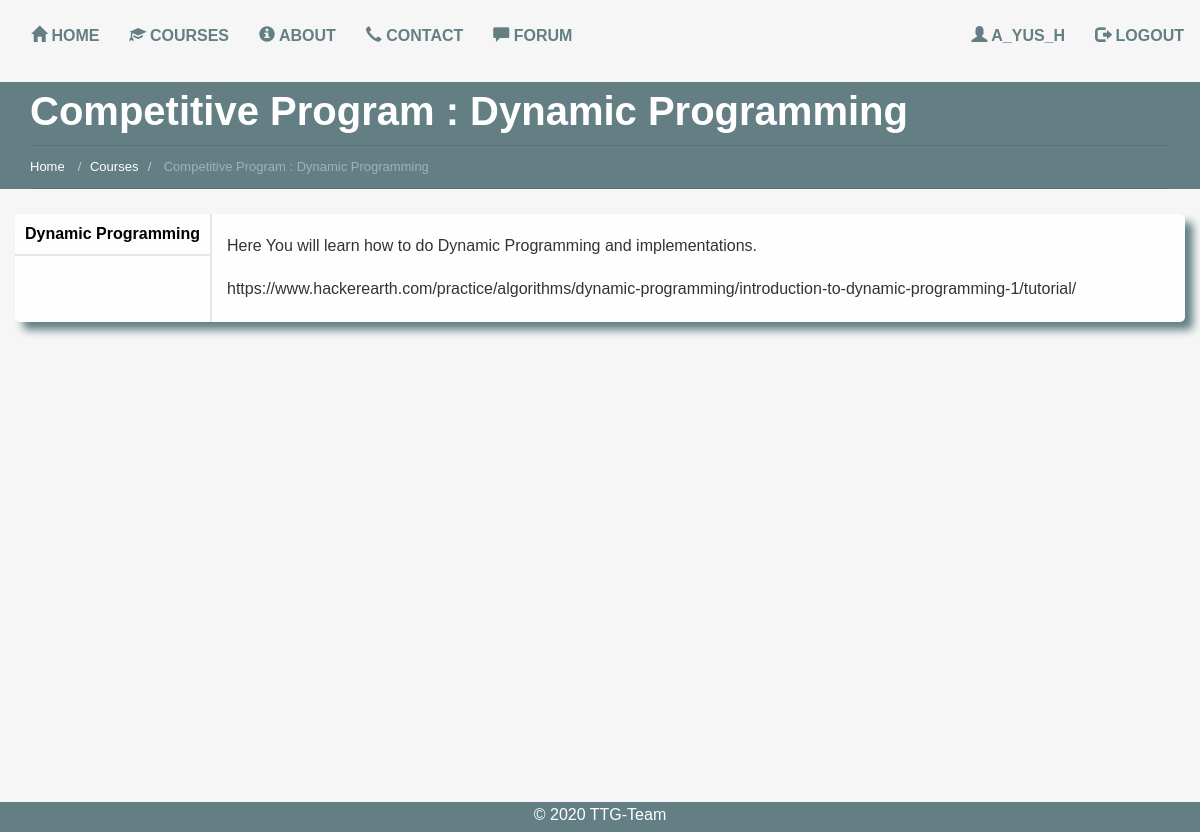
The app's page /courses/student/Competitive Program/DP/ (signed in) with its own data.
### users/models.py (models this page shows)
class UserProfile(AbstractUser):
    is_professor = models.BooleanField(default=False)
    is_site_admin = models.BooleanField(default=False)
    objects = CustomUserManager()

### courses/models.py (models this page shows, shortened)
class Chapter(models.Model):
    chapter_name = models.CharField(max_length=20)
    chapter_created_date = models.DateTimeField(auto_now_add=True)
    course = models.ForeignKey(Course, on_delete=models.CASCADE, default=1)
    slug = models.SlugField(unique=True)

class TextBlock(models.Model):
    lesson = models.TextField()
    text_block_fk = models.ForeignKey(Chapter, default=1)
    date_created = models.DateTimeField(auto_now_add=True)

class YTLink(models.Model):
    link = models.URLField(max_length=200)
    yt_link_fk = models.ForeignKey(Chapter, default=1)
    date_created = models.DateTimeField(auto_now_add=True)

### users/views.py (the view)
# urls.py: url(r'^student/(?P<course_name>[\w ]+)/(?P<slug>[\w-]+)/$', user_views.student_course,
@login_required
def student_course(request, course_name, slug=None):
    course = Course.objects.get(course_name=course_name)
    chapter_list = Chapter.objects.filter(course=course)
    chapter = Chapter.objects.get(course__course_name=course_name, slug=slug)
    text = TextBlock.objects.filter(text_block_fk=chapter)
    videos = YTLink.objects.filter(yt_link_fk=chapter)
    files = FileUpload.objects.filter(file_fk=chapter)
    user = request.user
    if user in course.students.all() or user.is_professor or user.is_site_admin or course.for_everybody:
        result_list = sorted(
            chain(text, videos, files),
            key=lambda instance: instance.date_created)
        context = {
            "course_name": course_name,
            "chapter_list": chapter_list,
            "chapter_name": chapter.chapter_name,
            "slug": chapter.slug,
            "result_list": result_list,
            "title": course_name + ' : ' + chapter.chapter_name,
        }
        return render(request, "users/student_courses.html", context)
    else:
        raise Http404

### templates/users/student_courses.html (shortened to what this page needs)
{% extends 'base.html' %}
{% load staticfiles %}
{% block content %}
  <link href="{% static 'css/sidebar.css' %}" rel="stylesheet"/>
  {% include 'breadcrumb.html' %}
  <div class="container student-course">
    <div class="row">
      <div class="col-md-2">
        {% if chapter_list %}
          <ul class="sidebar-nav">
            <li>
              {% for instance in chapter_list %}
                <a class="a-target" href="{% url 'student_course' course_name instance.slug %}">
                  {{ instance.chapter_name }}
                </a>
              {% endfor %}
            </li>
          </ul>
        {% endif %}
      </div>
      <div class="col-md-10">
        {% if result_list %}
          {% for item in result_list %}
            {% if item.link %}
              {% if 'youtube.com' in item.link %}
                <div class="course-inner-content video">
                  <iframe width="640" height="360" src="{{ item.link }}" frameborder="0" allowfullscreen></iframe>
                </div>
              {% else %}
                <div class="course-inner-content">
                {{ item.link|safe }}
                </div>
                {% endif %}
            {% elif item.lesson %}
              <div class="course-inner-content">
                {{ item.lesson|safe }}
              </div>
            {% else %}
              <div class="course-inner-content">
                <a href='{{ item.file.url }}'>{{ item.file }}</a>
              </div>
            {% endif %}
          {% endfor %}
        {% endif %}
      </div>
    </div>
  </div>
{% endblock %}

### templates/navbar.html (shortened to what this page needs)
<nav class="navbar" role="navigation">
  <div class="container-fluid">
    <div class="collapse navbar-collapse" id="mainNavBar">
      <ul class="nav navbar-nav">
        <li class="active"><a href="/"><span class="glyphicon glyphicon-home"></span> Home</a></li>
        {% if request.user.is_authenticated %}
          <li><a href="{% url 'courses' %}"><span class="glyphicon glyphicon-education"></span> Courses</a></li>
        {% else %}
          <li><a href="/"><span class="glyphicon glyphicon-education"></span> Courses</a></li>
        {% endif %}
        <li><a href="{% url 'about' %}"><span class="glyphicon glyphicon-info-sign"></span> About</a></li>
        <li><a href="{% url 'contact' %}"><span class="glyphicon glyphicon-earphone"></span> Contact</a></li>
        {% if request.user.is_authenticated %}
          <li><a href="{% url 'forum' %}"><span class="glyphicon glyphicon glyphicon-comment"></span> Forum</a></li>
        {% endif %}
      </ul>
      <ul class="nav navbar-nav navbar-right">
        {% if request.user.is_authenticated %}
          <li><a href="{% url 'profile' %}"><span class="glyphicon glyphicon-user"></span> {{ user.get_username }}</a>
          </li>
          <li><a href="/accounts/logout"><span class="glyphicon glyphicon-log-out"></span> Logout</a></li>
        {% else %}
          <li><a href="/accounts/register"><span class="glyphicon glyphicon-plus"></span> Register</a></li>
          <li><a href="/accounts/login"><span class="glyphicon glyphicon-user"></span> Login</a></li>
        {% endif %}
      </ul>
    </div>
  </div>
</nav>

### users/static_in_users/static_files/css/base.css (style rules this page uses)
html, body { font-family: 'Source Sans Pro', sans-serif; font-size: 100%; background-color: #F6F6F6; height: 100%; }
ul, ol { margin: 0; }

### users/static_in_users/static_files/css/home1.css (style rules this page uses)
ul, ol { margin: 0; }
html, body { font-family: 'Source Sans Pro', sans-serif; font-size: 100%; background-color: #F6F6F6; }
a { outline: none !important; }
@media (max-width: 1200px) { #mainNavBar { padding-left: 0; padding-right: 0; } }
#mainNavBar { margin-top: 10px; }
#mainNavBar li a { display: block; font-size: 1em; color: #637f83; -webkit-transition: all 0.3s ease; -moz-transition: all 0.3s ease; -o-transition: all 0.3s ease; transition: all 0.3s ease; text-transform: uppercase; font-weight: bold; }

### users/static_in_users/static_files/css/sidebar.css (style rules this page uses)
.sidebar-nav { padding: 0; list-style: none; }
.sidebar-nav li { line-height: 40px; }
.sidebar-nav li a { display: block; text-decoration: none; text-align: center; color: #000000; border-bottom: 2px solid #E6E6E6; font-weight: bold; }
.student-course { word-wrap: break-word; margin-bottom: 1em; background-color: #FEFEFE; -moz-border-radius: 5px; border-radius: 5px; -moz-box-shadow: 8px 8px 8px #637F83; -webkit-box-shadow: 8px 8px 8px #637F83; box-shadow: 8px 8px 8px #637F83; }
.col-md-2 { padding: 0; }
.col-md-10 { border-left: 2px solid #E6E6E6; }
.course-inner-content { margin-bottom: 1.3em; margin-top: 1.3em; }

### records on screen
UserProfile: get_username "A_YUS_H"
Chapter: chapter_name "Dynamic Programming"
TextBlock: lesson "Here You will learn how to do Dynamic Programming and implementations."
YTLink: link "https://www.hackerearth.com/practice/algorithms/dynamic-programming/introduction-to-dynamic-programming-1/tutorial/"

### other values on screen
{{ title }} "Competitive Program : Dynamic Programming"
